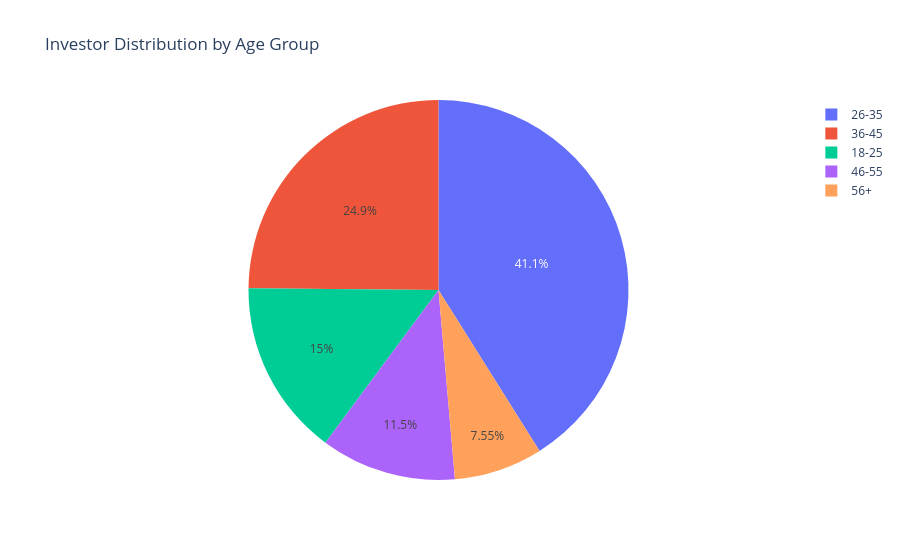

Notebook source saved alongside this figure:
### Code cell
import plotly.express as px

fig = px.pie(
    values=age_counts.values,
    names=age_counts.index,
    title="Investor Distribution by Age Group"
)

fig.show()

### Figure 1 — Plotly figure (JSON) as saved in the notebook; plotly's stock layout.template omitted (floating-point values rounded to 4 significant figures)
{"data": [{"domain": {"x": [0, 1], "y": [0, 1]}, "hovertemplate": "label=%{label}<br>value=%{value}<extra></extra>", "labels": ["26-35", "36-45", "18-25", "46-55", "56+"], "legendgroup": "", "name": "", "showlegend": true, "type": "pie", "values": [13463, 8146, 4916, 3779, 2474]}], "layout": {"legend": {"tracegroupgap": 0}, "title": {"text": "Investor Distribution by Age Group"}}}
